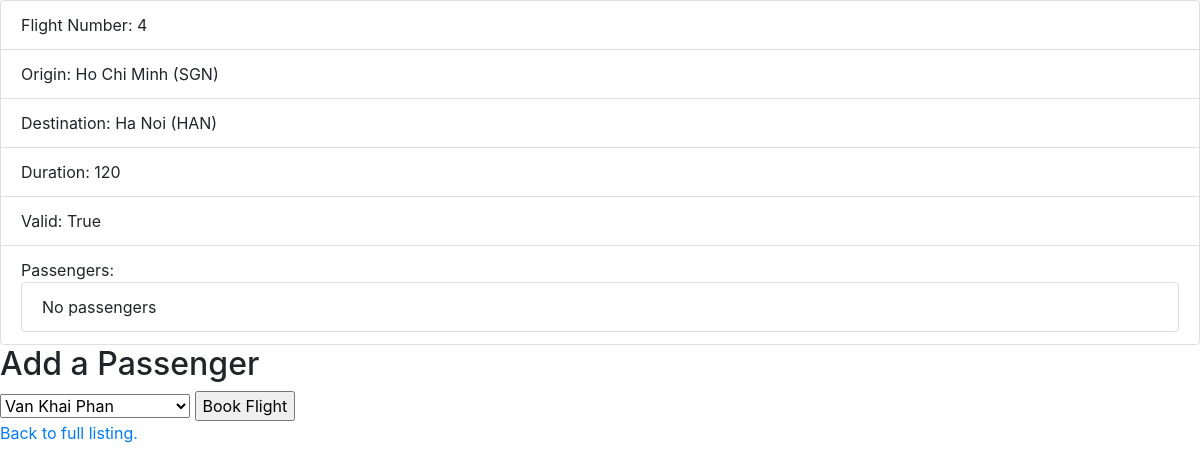
/4, run on the app's committed database.
### flights/models.py (models this page shows, shortened)
class Flight(models.Model):
    origin = models.ForeignKey(Airport, on_delete=models.CASCADE, related_name="departures")
    destination = models.ForeignKey(Airport, on_delete=models.CASCADE, related_name="arrivals")
    duration = models.IntegerField()
    def is_valid_flight(self):
        return (self.origin != self.destination) and (self.duration >= 0)

class Airport(models.Model):
    code = models.CharField(max_length=3)
    city = models.CharField(max_length=64)
    def __str__(self):
        return f"{self.city} ({self.code})"

### flights/views.py (the view)
# urls.py: path("<int:flight_id>", views.flight, name="flight"),
def flight(request, flight_id):
    try:
        flight = Flight.objects.get(pk=flight_id)
    except Flight.DoesNotExist:
        raise Http404("Flight does not exist")
    context = {
        "flight": flight,
        "passengers": flight.passengers.all(),
        "non_passengers": Passenger.objects.exclude(flights=flight).all()
    }
    return render(request, "flights/flight.html", context)

### flights/models.py (called while the page is built)
    def __str__(self):
        return f"{self.first} {self.last}"

### flights/templates/flights/flight.html (shortened to what this page needs)
{% extends "flights/base.html" %}
{% block body %}
    <ul class="list-group">
        <li class="list-group-item">Flight Number: {{ flight.id }}</li>
        <li class="list-group-item">Origin: {{ flight.origin }}</li>
        <li class="list-group-item">Destination:  {{ flight.destination }}</li>
        <li class="list-group-item">Duration:  {{ flight.duration }}</li>
        <li class="list-group-item">Valid: {{ flight.is_valid_flight }}</li>
        <li class="list-group-item">
            Passengers:
            <ul class="list-group">
                {% for passenger in passengers %}
                    <li class="list-group-item">{{ passenger }}</li>
                {% empty %}
                    <li class="list-group-item">No passengers</li>
                {% endfor %}
            </ul>
        </li>
    </ul>
    {% if non_passengers %}
        <h2>Add a Passenger</h2>
        <form action="{% url 'book' flight.id %}" method="post">
            <select name="passenger">
                {% for passenger in non_passengers %}
                    <option value="{{ passenger.id }}">{{ passenger }}</option>
                {% endfor %}
            </select>
            <input type="submit" value="Book Flight" />
        </form>
    {% else %}
        <div>No passengers to add.</div>
    {% endif %}
    <a href="{% url 'index' %}">Back to full listing.</a>
{% endblock %}

### flights/static/flights/styles.css (style rules this page uses)
body { font-family: sans-serif; }

### data on the page
Flight: id "4", origin "Ho Chi Minh (SGN)", destination "Ha Noi (HAN)", duration "120", is_valid_flight "True"

### other printed values
form field passenger "Van Khai Phan"
